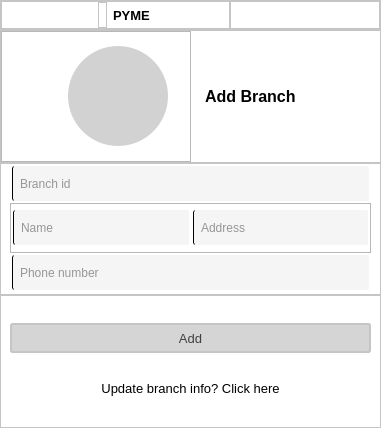
<?xml version="1.0" encoding="UTF-8"?>
<ui version="4.0">
 <class>Form</class>
 <widget class="QWidget" name="Form">
  <property name="geometry">
   <rect>
    <x>0</x>
    <y>0</y>
    <width>381</width>
    <height>428</height>
   </rect>
  </property>
  <property name="windowTitle">
   <string>Form</string>
  </property>
  <layout class="QVBoxLayout" name="verticalLayout">
   <property name="spacing">
    <number>0</number>
   </property>
   <property name="leftMargin">
    <number>0</number>
   </property>
   <property name="topMargin">
    <number>0</number>
   </property>
   <property name="rightMargin">
    <number>0</number>
   </property>
   <property name="bottomMargin">
    <number>0</number>
   </property>
   <item>
    <widget class="DraggableHeader" name="header">
     <property name="minimumSize">
      <size>
       <width>0</width>
       <height>30</height>
      </size>
     </property>
     <property name="maximumSize">
      <size>
       <width>16777215</width>
       <height>30</height>
      </size>
     </property>
     <property name="styleSheet">
      <string notr="true">#header {
background-color: rgb(255, 255, 255);
}
#header:hover {
background-color: rgb(200, 200, 200);
}
#interact_frame {
    background-color: rgb(255, 255, 255);
}
#main_label {
	background-color: rgb(255, 255, 255);
}
</string>
     </property>
     <property name="frameShape">
      <enum>QFrame::StyledPanel</enum>
     </property>
     <property name="frameShadow">
      <enum>QFrame::Raised</enum>
     </property>
     <layout class="QHBoxLayout" name="horizontalLayout_2">
      <property name="spacing">
       <number>0</number>
      </property>
      <property name="leftMargin">
       <number>0</number>
      </property>
      <property name="topMargin">
       <number>0</number>
      </property>
      <property name="rightMargin">
       <number>0</number>
      </property>
      <property name="bottomMargin">
       <number>0</number>
      </property>
      <item>
       <widget class="QFrame" name="logo_menu_frame">
        <property name="styleSheet">
         <string notr="true">QPushButton {
    border: none;
    padding: auto;
}
QPushButton::hover {
    border: 1px solid rgb(0, 0, 0);
    border-radius: 5px;
}
#logo_menu_frame {
	background-color: rgb(255, 255, 255);
}
#main_logo_frame {
	background-color: rgb(255, 255, 255);
}
#main_label {
	color:rgb(0, 0, 0);
}</string>
        </property>
        <property name="frameShape">
         <enum>QFrame::StyledPanel</enum>
        </property>
        <property name="frameShadow">
         <enum>QFrame::Raised</enum>
        </property>
        <layout class="QHBoxLayout" name="horizontalLayout_4">
         <property name="spacing">
          <number>6</number>
         </property>
         <property name="leftMargin">
          <number>16</number>
         </property>
         <property name="topMargin">
          <number>0</number>
         </property>
         <property name="rightMargin">
          <number>0</number>
         </property>
         <property name="bottomMargin">
          <number>0</number>
         </property>
         <item>
          <spacer name="horizontalSpacer_2">
           <property name="orientation">
            <enum>Qt::Horizontal</enum>
           </property>
           <property name="sizeHint" stdset="0">
            <size>
             <width>40</width>
             <height>20</height>
            </size>
           </property>
          </spacer>
         </item>
         <item>
          <widget class="QFrame" name="main_logo_frame">
           <property name="maximumSize">
            <size>
             <width>30</width>
             <height>30</height>
            </size>
           </property>
           <property name="frameShape">
            <enum>QFrame::StyledPanel</enum>
           </property>
           <property name="frameShadow">
            <enum>QFrame::Raised</enum>
           </property>
           <layout class="QVBoxLayout" name="verticalLayout_2">
            <property name="spacing">
             <number>0</number>
            </property>
            <property name="leftMargin">
             <number>0</number>
            </property>
            <property name="topMargin">
             <number>0</number>
            </property>
            <property name="rightMargin">
             <number>0</number>
            </property>
            <property name="bottomMargin">
             <number>0</number>
            </property>
            <item>
             <widget class="QLabel" name="main_logo">
              <property name="maximumSize">
               <size>
                <width>30</width>
                <height>16777215</height>
               </size>
              </property>
              <property name="text">
               <string/>
              </property>
              <property name="pixmap">
               <pixmap resource="View/img/resources.qrc">:/logo/logo/dark_pythonLogo.png</pixmap>
              </property>
              <property name="scaledContents">
               <bool>true</bool>
              </property>
              <property name="alignment">
               <set>Qt::AlignCenter</set>
              </property>
             </widget>
            </item>
           </layout>
          </widget>
         </item>
         <item>
          <widget class="QLabel" name="main_label">
           <property name="font">
            <font>
             <pointsize>10</pointsize>
             <weight>75</weight>
             <bold>true</bold>
            </font>
           </property>
           <property name="text">
            <string>PYME</string>
           </property>
          </widget>
         </item>
         <item>
          <spacer name="horizontalSpacer">
           <property name="orientation">
            <enum>Qt::Horizontal</enum>
           </property>
           <property name="sizeHint" stdset="0">
            <size>
             <width>40</width>
             <height>20</height>
            </size>
           </property>
          </spacer>
         </item>
        </layout>
       </widget>
      </item>
      <item>
       <widget class="QFrame" name="interact_frame">
        <property name="minimumSize">
         <size>
          <width>150</width>
          <height>0</height>
         </size>
        </property>
        <property name="maximumSize">
         <size>
          <width>16777215</width>
          <height>30</height>
         </size>
        </property>
        <property name="styleSheet">
         <string notr="true">#interact_frame {
	background-color: rgb(255, 255, 255);
}
QPushButton {
    border: none;
	padding: 0;
}
#minimize_btn::hover {
    border: 1px solid rgb(0, 0, 0);
    border-radius: 6px;
}
#maximize_btn::hover {
    border: 1px solid rgb(0, 0, 0);
    border-radius: 6px;
}
#close_btn {
    background-color: transparent;
}
#close_btn::hover {
    border-radius: 6px;
    border:1px solid rgb(0, 0, 0);
    background-color: rgb(255, 26, 26);
    qproperty-icon: url(&quot;:/icon/x_white.svg&quot;);
}
</string>
        </property>
        <property name="frameShape">
         <enum>QFrame::StyledPanel</enum>
        </property>
        <property name="frameShadow">
         <enum>QFrame::Raised</enum>
        </property>
        <layout class="QHBoxLayout" name="horizontalLayout">
         <property name="spacing">
          <number>0</number>
         </property>
         <property name="leftMargin">
          <number>0</number>
         </property>
         <property name="topMargin">
          <number>0</number>
         </property>
         <property name="rightMargin">
          <number>0</number>
         </property>
         <property name="bottomMargin">
          <number>0</number>
         </property>
         <item>
          <widget class="QPushButton" name="minimize_btn">
           <property name="maximumSize">
            <size>
             <width>16777215</width>
             <height>30</height>
            </size>
           </property>
           <property name="text">
            <string/>
           </property>
           <property name="icon">
            <iconset resource="View/img/resources.qrc">
             <normaloff>:/icon/icon/minus.png</normaloff>:/icon/icon/minus.png</iconset>
           </property>
          </widget>
         </item>
         <item>
          <widget class="QPushButton" name="maximize_btn">
           <property name="maximumSize">
            <size>
             <width>16777215</width>
             <height>30</height>
            </size>
           </property>
           <property name="text">
            <string/>
           </property>
           <property name="icon">
            <iconset resource="View/img/resources.qrc">
             <normaloff>:/icon/icon/stack-svgrepo-com.svg</normaloff>:/icon/icon/stack-svgrepo-com.svg</iconset>
           </property>
          </widget>
         </item>
         <item>
          <widget class="QPushButton" name="close_btn">
           <property name="minimumSize">
            <size>
             <width>0</width>
             <height>0</height>
            </size>
           </property>
           <property name="maximumSize">
            <size>
             <width>16777215</width>
             <height>30</height>
            </size>
           </property>
           <property name="text">
            <string/>
           </property>
           <property name="icon">
            <iconset resource="View/img/resources.qrc">
             <normaloff>:/icon/icon/x.png</normaloff>:/icon/icon/x.png</iconset>
           </property>
          </widget>
         </item>
        </layout>
       </widget>
      </item>
     </layout>
    </widget>
   </item>
   <item>
    <widget class="QStackedWidget" name="stackedWidget">
     <property name="currentIndex">
      <number>0</number>
     </property>
     <widget class="QWidget" name="manage_branches">
      <property name="styleSheet">
       <string notr="true">#manage_branches {
	background-color: rgb(255, 255, 255);
}
#main_branch_logo_frame {
	background-color: rgb(255, 255, 255);
}</string>
      </property>
      <layout class="QVBoxLayout" name="verticalLayout_3">
       <property name="spacing">
        <number>0</number>
       </property>
       <property name="leftMargin">
        <number>0</number>
       </property>
       <property name="topMargin">
        <number>0</number>
       </property>
       <property name="rightMargin">
        <number>0</number>
       </property>
       <property name="bottomMargin">
        <number>0</number>
       </property>
       <item>
        <widget class="QFrame" name="main_branch_logo_frame">
         <property name="styleSheet">
          <string notr="true">#Manage_branch_info_label {
	font-weight: bold;
	color: rgb(0, 0, 0);
	padding: 10px;
}</string>
         </property>
         <property name="frameShape">
          <enum>QFrame::StyledPanel</enum>
         </property>
         <property name="frameShadow">
          <enum>QFrame::Raised</enum>
         </property>
         <layout class="QHBoxLayout" name="horizontalLayout_3">
          <property name="spacing">
           <number>0</number>
          </property>
          <property name="leftMargin">
           <number>0</number>
          </property>
          <property name="topMargin">
           <number>0</number>
          </property>
          <property name="rightMargin">
           <number>0</number>
          </property>
          <property name="bottomMargin">
           <number>0</number>
          </property>
          <item>
           <widget class="QFrame" name="main_branch_logo_label">
            <property name="maximumSize">
             <size>
              <width>16777215</width>
              <height>16777201</height>
             </size>
            </property>
            <property name="styleSheet">
             <string notr="true">#main_branch_logo {
	background-color: rgb(210, 210, 210);
	border-radius: 50px;
}</string>
            </property>
            <property name="frameShape">
             <enum>QFrame::StyledPanel</enum>
            </property>
            <property name="frameShadow">
             <enum>QFrame::Raised</enum>
            </property>
            <layout class="QHBoxLayout" name="horizontalLayout_5">
             <property name="spacing">
              <number>0</number>
             </property>
             <property name="leftMargin">
              <number>45</number>
             </property>
             <property name="topMargin">
              <number>0</number>
             </property>
             <property name="rightMargin">
              <number>0</number>
             </property>
             <property name="bottomMargin">
              <number>0</number>
             </property>
             <item>
              <widget class="QLabel" name="main_branch_logo">
               <property name="minimumSize">
                <size>
                 <width>60</width>
                 <height>60</height>
                </size>
               </property>
               <property name="maximumSize">
                <size>
                 <width>100</width>
                 <height>100</height>
                </size>
               </property>
               <property name="font">
                <font>
                 <pointsize>3</pointsize>
                </font>
               </property>
               <property name="text">
                <string/>
               </property>
               <property name="pixmap">
                <pixmap resource="View/img/resources.qrc">:/icon/icon/branches.png</pixmap>
               </property>
               <property name="scaledContents">
                <bool>true</bool>
               </property>
              </widget>
             </item>
            </layout>
           </widget>
          </item>
          <item>
           <widget class="QLabel" name="Manage_branch_info_label">
            <property name="maximumSize">
             <size>
              <width>211</width>
              <height>120</height>
             </size>
            </property>
            <property name="font">
             <font>
              <pointsize>12</pointsize>
              <weight>75</weight>
              <bold>true</bold>
             </font>
            </property>
            <property name="text">
             <string>Add Branch</string>
            </property>
            <property name="alignment">
             <set>Qt::AlignLeading|Qt::AlignLeft|Qt::AlignVCenter</set>
            </property>
           </widget>
          </item>
         </layout>
        </widget>
       </item>
       <item>
        <widget class="QFrame" name="branch_edit_frame">
         <property name="minimumSize">
          <size>
           <width>0</width>
           <height>0</height>
          </size>
         </property>
         <property name="styleSheet">
          <string notr="true">#branch_edit_frame {
background-color: rgb(255, 255, 255);
}
QLineEdit {
	    color :  rgb(56, 56, 56);
        background-color:  rgb(245, 245, 245);
        border: none;
        border-bottom-style: solid;
        border-radius: 2px;
        border-left: 1px solid  rgb(0, 0, 0);
        margin: 2px;
        height: 35px;
        padding-left: 5px;
}
QLineEdit:hover {
		background-color: rgb(220, 220, 220);
}</string>
         </property>
         <property name="frameShape">
          <enum>QFrame::StyledPanel</enum>
         </property>
         <property name="frameShadow">
          <enum>QFrame::Raised</enum>
         </property>
         <layout class="QVBoxLayout" name="verticalLayout_4">
          <property name="spacing">
           <number>0</number>
          </property>
          <property name="leftMargin">
           <number>9</number>
          </property>
          <property name="topMargin">
           <number>0</number>
          </property>
          <property name="rightMargin">
           <number>9</number>
          </property>
          <property name="bottomMargin">
           <number>0</number>
          </property>
          <item>
           <widget class="QLineEdit" name="branch_id_line_edit">
            <property name="sizePolicy">
             <sizepolicy hsizetype="Expanding" vsizetype="Fixed">
              <horstretch>0</horstretch>
              <verstretch>0</verstretch>
             </sizepolicy>
            </property>
            <property name="minimumSize">
             <size>
              <width>0</width>
              <height>0</height>
             </size>
            </property>
            <property name="maximumSize">
             <size>
              <width>16777215</width>
              <height>16777215</height>
             </size>
            </property>
            <property name="font">
             <font>
              <pointsize>9</pointsize>
             </font>
            </property>
            <property name="styleSheet">
             <string notr="true"/>
            </property>
            <property name="placeholderText">
             <string>Branch id</string>
            </property>
           </widget>
          </item>
          <item>
           <widget class="QFrame" name="branch_name_and_address_frame">
            <property name="maximumSize">
             <size>
              <width>16777215</width>
              <height>50</height>
             </size>
            </property>
            <property name="frameShape">
             <enum>QFrame::StyledPanel</enum>
            </property>
            <property name="frameShadow">
             <enum>QFrame::Raised</enum>
            </property>
            <layout class="QHBoxLayout" name="horizontalLayout_7">
             <property name="spacing">
              <number>0</number>
             </property>
             <property name="leftMargin">
              <number>0</number>
             </property>
             <property name="topMargin">
              <number>0</number>
             </property>
             <property name="rightMargin">
              <number>0</number>
             </property>
             <property name="bottomMargin">
              <number>0</number>
             </property>
             <item>
              <widget class="QLineEdit" name="branch_name_line_edit">
               <property name="maximumSize">
                <size>
                 <width>16777215</width>
                 <height>16777215</height>
                </size>
               </property>
               <property name="font">
                <font>
                 <pointsize>9</pointsize>
                </font>
               </property>
               <property name="echoMode">
                <enum>QLineEdit::Normal</enum>
               </property>
               <property name="placeholderText">
                <string>Name</string>
               </property>
              </widget>
             </item>
             <item>
              <widget class="QLineEdit" name="branch_address_line_edit">
               <property name="maximumSize">
                <size>
                 <width>16777215</width>
                 <height>16777215</height>
                </size>
               </property>
               <property name="font">
                <font>
                 <pointsize>9</pointsize>
                </font>
               </property>
               <property name="placeholderText">
                <string>Address</string>
               </property>
              </widget>
             </item>
            </layout>
           </widget>
          </item>
          <item>
           <widget class="QLineEdit" name="branch_phone_num_line_edit">
            <property name="minimumSize">
             <size>
              <width>0</width>
              <height>35</height>
             </size>
            </property>
            <property name="maximumSize">
             <size>
              <width>16777215</width>
              <height>16777215</height>
             </size>
            </property>
            <property name="font">
             <font>
              <pointsize>9</pointsize>
             </font>
            </property>
            <property name="echoMode">
             <enum>QLineEdit::Normal</enum>
            </property>
            <property name="placeholderText">
             <string>Phone number</string>
            </property>
           </widget>
          </item>
         </layout>
        </widget>
       </item>
       <item>
        <widget class="QFrame" name="branch_btn_frame">
         <property name="styleSheet">
          <string notr="true">#branch_btn_frame {
background-color: rgb(255, 255, 255);
}
#update_and_add_button {
	border: 2px solid rgb(197, 197, 197);
	border-radius: 3px;
	background-color: rgb(213, 213, 213);
	color: rgb(65, 65, 65);
}
#update_and_add_button:hover {
	border: 2px solid rgb(107, 107, 107);
}
#update_and_add_button:pressed{
	border: 2px solid rgb(107, 107, 107);
	background-color: rgb(144, 144, 144);
}
#update_and_add_label {
	color: rgb(0, 0, 0);
}
#update_and_add_label:hover {
	color: rgb(126, 126, 126);
}
#update_and_add_label:pressed {
	color: rgb(115, 115, 115)
}</string>
         </property>
         <property name="frameShape">
          <enum>QFrame::StyledPanel</enum>
         </property>
         <property name="frameShadow">
          <enum>QFrame::Raised</enum>
         </property>
         <layout class="QVBoxLayout" name="verticalLayout_5">
          <item>
           <widget class="QPushButton" name="update_and_add_button">
            <property name="minimumSize">
             <size>
              <width>0</width>
              <height>30</height>
             </size>
            </property>
            <property name="font">
             <font>
              <pointsize>10</pointsize>
             </font>
            </property>
            <property name="text">
             <string>Add</string>
            </property>
           </widget>
          </item>
          <item>
           <widget class="ClickableLabel" name="update_and_add_label">
            <property name="maximumSize">
             <size>
              <width>16777215</width>
              <height>23</height>
             </size>
            </property>
            <property name="font">
             <font>
              <pointsize>10</pointsize>
             </font>
            </property>
            <property name="text">
             <string>Update branch info? Click here</string>
            </property>
            <property name="alignment">
             <set>Qt::AlignCenter</set>
            </property>
           </widget>
          </item>
         </layout>
        </widget>
       </item>
      </layout>
     </widget>
     <widget class="QWidget" name="manage_product"/>
    </widget>
   </item>
  </layout>
 </widget>
 <customwidgets>
  <customwidget>
   <class>DraggableHeader</class>
   <extends>QFrame</extends>
   <header>Frontend.View.DraggableHeader</header>
   <container>1</container>
  </customwidget>
  <customwidget>
   <class>ClickableLabel</class>
   <extends>QLabel</extends>
   <header>Frontend/View/clickableLabel</header>
  </customwidget>
 </customwidgets>
 <resources>
  <include location="View/img/resources.qrc"/>
 </resources>
 <connections/>
</ui>
